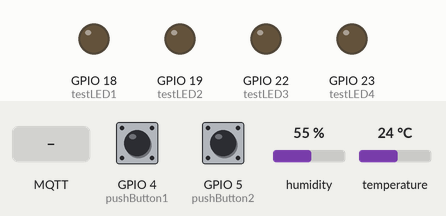
Bench run of a sketch on a simulated ESP32. Shown: output pins drawn as LEDs (lit = HIGH). The test bench sets the inputs (shaded band); at power-on: GPIO 4 (pushButton1) HIGH, GPIO 5 (pushButton2) HIGH, humidity 55 %, temperature 24 °C. WiFi joins after 1.5 s; servers stay silent unless stated; random numbers use the default seed unless the sketch sets one; no MQTT or app messages arrive unless stated; what the sketch prints to the serial monitor is not drawn.

Above: at 2.7 s.
2.8 s: MQTT message "ON1" arrives on the first subscribed topic
At 3.3 s:
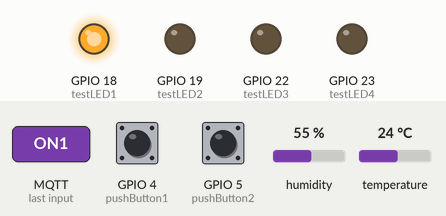
4.3 s: MQTT message "ON2" arrives on the first subscribed topic
At 5.5 s:
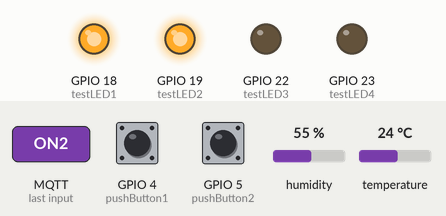
5.8 s: MQTT message "OFF1" arrives on the first subscribed topic
At 6.8 s:
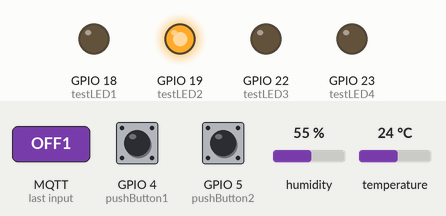
7.3 s: MQTT message "ON3" arrives on the first subscribed topic
At 8.0 s:
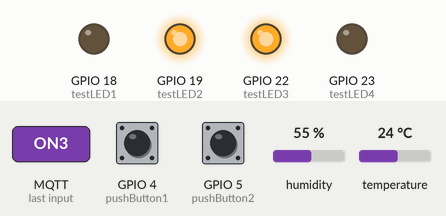
8.8 s: MQTT message "OFF2" arrives on the first subscribed topic
At 9.1 s:
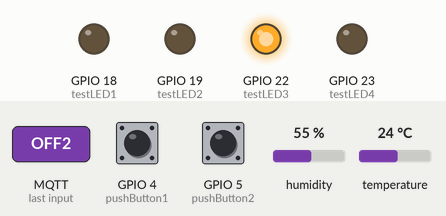
10.3 s: MQTT message "ON4" arrives on the first subscribed topic
At 11.4 s:
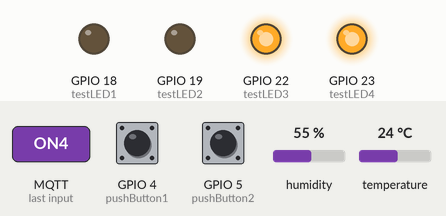
Timing chart, 0 to 12.8 s (numbered marks = the images above; inputs shaded):
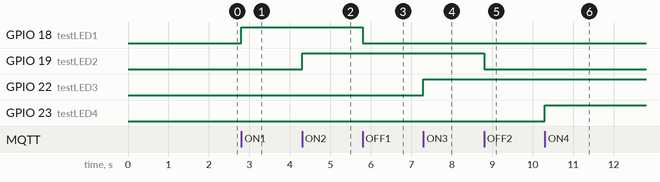

Measured:
- after the input at 2.8 s, GPIO 18 (testLED1): LOW → HIGH at once
- after the input at 4.3 s, GPIO 19 (testLED2): LOW → HIGH at once
- after the input at 5.8 s, GPIO 18 (testLED1): HIGH → LOW at once
- after the input at 7.3 s, GPIO 22 (testLED3): LOW → HIGH at once
- after the input at 8.8 s, GPIO 19 (testLED2): HIGH → LOW at once
- after the input at 10.3 s, GPIO 23 (testLED4): LOW → HIGH at once

The sketch:

codeD204.ino
```cpp
#include <WiFi.h>
#include <Wire.h>
#include <PubSubClient.h>
#include "DHTesp.h"

DHTesp dht;
#define testLED1 18
#define testLED2 19
#define testLED3 22
#define testLED4 23
#define DHT22_Pin 15

const char* ssid = "iPhoneOhm";
const char* password = "2444666668888888";
const char* mqtt_server = "test.mosquitto.org";
const char* topic1 = "bearish";
String ledState1 = "NA";

int pushButton1 = 4;
int pushButton2 = 5;

WiFiClient espClient;
PubSubClient client(espClient);
long lastMsg = 0;
char msg[50];
int value = 0;
void setup_wifi() {
  delay(10);
  Serial.println();
  Serial.print("Connecting to ");
  Serial.println(ssid);
  WiFi.begin(ssid, password);
  while (WiFi.status() != WL_CONNECTED) {
    delay(500); Serial.print(".");
  }
  randomSeed(micros());
  Serial.println("");
  Serial.println("WiFi connected");
  Serial.println("IP address: ");
  Serial.println(WiFi.localIP());
  pinMode(testLED1, OUTPUT);
  pinMode(testLED2, OUTPUT);
  pinMode(testLED3, OUTPUT);
  pinMode(testLED4, OUTPUT);
}
void callback(char* topic, byte* payload, unsigned int length)
{ char myPayLoad[50];
  Serial.print("Message arrived [");
  Serial.print(topic1);
  Serial.print("] ");
  for (int i = 0; i < length; i++)
  { Serial.print((char)payload[i]);
    myPayLoad[i] = payload[i];
    myPayLoad[i + 1] = '\0'; // End of String
  }
  Serial.print("\n ---> "); Serial.println(myPayLoad);
  myPayLoad[4] = '\0'; // String lessthan 4 Charector
  if ((String)myPayLoad == "ON1") digitalWrite(testLED1, HIGH);
  if ((String)myPayLoad == "OFF1") digitalWrite(testLED1, LOW);
  if ((String)myPayLoad == "ON2") digitalWrite(testLED2, HIGH);
  if ((String)myPayLoad == "OFF2") digitalWrite(testLED2, LOW);
  if ((String)myPayLoad == "ON3") digitalWrite(testLED3, HIGH);
  if ((String)myPayLoad == "OFF3") digitalWrite(testLED3, LOW);
  if ((String)myPayLoad == "ON4") digitalWrite(testLED4, HIGH);
  if ((String)myPayLoad == "OFF4") digitalWrite(testLED4, LOW);
}
void reconnect()
{ while (!client.connected()) // Loop until we're reconnected
  { Serial.print("Attempting MQTT connection...");
    String clientId = "ESP8266Client-";
    clientId += String(random(0xffff), HEX); // Create a random client ID
    if (client.connect(clientId.c_str())) // Attempt to connect
    { Serial.println("connected"); // Once connected, publish an announcement...
      client.publish(topic1, "Hello World Pk007"); // ... and resubscribe
      client.subscribe(topic1);
    } else
    { Serial.print("failed, rc=");
      Serial.print(client.state());
      Serial.println(" try again in 5 seconds");
      delay(5000);
    }
  }
}
void setup()
{ Serial.begin(115200);
  setup_wifi();
  dht.setup(DHT22_Pin, DHTesp::DHT22);
  pinMode(pushButton1, INPUT_PULLUP);
  pinMode(pushButton2, INPUT_PULLUP);
  client.setServer(mqtt_server, 1883);
  client.setCallback(callback);
  pinMode(testLED1, OUTPUT);
  pinMode(testLED2, OUTPUT);
  pinMode(testLED3, OUTPUT);
  pinMode(testLED4, OUTPUT);
}

void loop()
{
  if (!client.connected()) reconnect();
  client.loop();
  long now = millis();
  if (now - lastMsg > 5000)
  { lastMsg = now;
    ++value;
    float h = dht.getHumidity();
    float t = dht.getTemperature();
    sprintf (msg, "TempC: %.2f C, Humidity: %.2f %%", t, h);
    Serial.print("Publish message: ");
    Serial.println(msg);
    client.publish(topic1, msg);
  }
  if (digitalRead(pushButton1) == 0) {
    sprintf (msg, "Overheat Alarm");
    Serial.println(msg);
    client.publish(topic1, msg);
    delay(500);
  }
  if (digitalRead(pushButton2) == 0) {
    sprintf (msg, "Intruders Alarm");
    Serial.println(msg);
    client.publish(topic1, msg);
    delay(500);
  }
}
```
